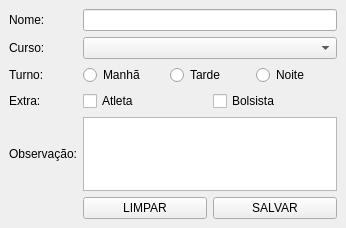
<?xml version="1.0" encoding="UTF-8"?>
<ui version="4.0">
 <class>Janela</class>
 <widget class="QMainWindow" name="Janela">
  <property name="geometry">
   <rect>
    <x>0</x>
    <y>0</y>
    <width>346</width>
    <height>228</height>
   </rect>
  </property>
  <property name="windowTitle">
   <string>Cadastro</string>
  </property>
  <widget class="QWidget" name="centralwidget">
   <layout class="QGridLayout" name="gridLayout">
    <item row="0" column="0">
     <widget class="QLabel" name="label_nome">
      <property name="text">
       <string>Nome:</string>
      </property>
     </widget>
    </item>
    <item row="0" column="1">
     <widget class="QLineEdit" name="lineEdit_nome"/>
    </item>
    <item row="1" column="0">
     <widget class="QLabel" name="label_curso">
      <property name="text">
       <string>Curso:</string>
      </property>
     </widget>
    </item>
    <item row="1" column="1">
     <widget class="QComboBox" name="comboBox_curso">
      <property name="currentText">
       <string/>
      </property>
      <property name="currentIndex">
       <number>-1</number>
      </property>
      <item>
       <property name="text">
        <string>Desenhista</string>
       </property>
      </item>
      <item>
       <property name="text">
        <string>Eletricista</string>
       </property>
      </item>
      <item>
       <property name="text">
        <string>Mecânico</string>
       </property>
      </item>
      <item>
       <property name="text">
        <string>Técnico em Informática</string>
       </property>
      </item>
     </widget>
    </item>
    <item row="2" column="0">
     <widget class="QLabel" name="label_turno">
      <property name="text">
       <string>Turno:</string>
      </property>
     </widget>
    </item>
    <item row="2" column="1">
     <layout class="QHBoxLayout" name="horizontalLayout">
      <item>
       <widget class="QRadioButton" name="radioButton_manha">
        <property name="text">
         <string>Manhã</string>
        </property>
        <property name="checkable">
         <bool>true</bool>
        </property>
        <property name="checked">
         <bool>false</bool>
        </property>
       </widget>
      </item>
      <item>
       <widget class="QRadioButton" name="radioButton_tarde">
        <property name="text">
         <string>Tarde</string>
        </property>
       </widget>
      </item>
      <item>
       <widget class="QRadioButton" name="radioButton_noite">
        <property name="text">
         <string>Noite</string>
        </property>
       </widget>
      </item>
     </layout>
    </item>
    <item row="3" column="0">
     <widget class="QLabel" name="label_extra">
      <property name="text">
       <string>Extra:</string>
      </property>
     </widget>
    </item>
    <item row="3" column="1">
     <layout class="QHBoxLayout" name="horizontalLayout_2">
      <item>
       <widget class="QCheckBox" name="checkBox_atleta">
        <property name="text">
         <string>Atleta</string>
        </property>
       </widget>
      </item>
      <item>
       <widget class="QCheckBox" name="checkBox_bolsista">
        <property name="text">
         <string>Bolsista</string>
        </property>
       </widget>
      </item>
     </layout>
    </item>
    <item row="4" column="0">
     <widget class="QLabel" name="label_observacao">
      <property name="text">
       <string>Observação:</string>
      </property>
     </widget>
    </item>
    <item row="4" column="1">
     <widget class="QPlainTextEdit" name="plainTextEdit_observacao"/>
    </item>
    <item row="5" column="1">
     <layout class="QHBoxLayout" name="horizontalLayout_3">
      <item>
       <widget class="QPushButton" name="pushButton_limpar">
        <property name="text">
         <string>LIMPAR</string>
        </property>
       </widget>
      </item>
      <item>
       <widget class="QPushButton" name="pushButton_salvar">
        <property name="text">
         <string>SALVAR</string>
        </property>
       </widget>
      </item>
     </layout>
    </item>
   </layout>
  </widget>
 </widget>
 <resources/>
 <connections/>
</ui>
